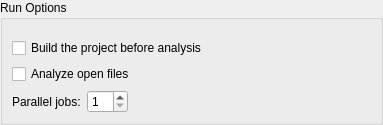
<?xml version="1.0" encoding="UTF-8"?>
<ui version="4.0">
 <class>ClangTools::Internal::RunSettingsWidget</class>
 <widget class="QWidget" name="ClangTools::Internal::RunSettingsWidget">
  <property name="geometry">
   <rect>
    <x>0</x>
    <y>0</y>
    <width>383</width>
    <height>125</height>
   </rect>
  </property>
  <layout class="QVBoxLayout" name="verticalLayout">
   <property name="leftMargin">
    <number>0</number>
   </property>
   <property name="topMargin">
    <number>0</number>
   </property>
   <property name="rightMargin">
    <number>0</number>
   </property>
   <property name="bottomMargin">
    <number>0</number>
   </property>
   <item>
    <widget class="QGroupBox" name="groupBox">
     <property name="title">
      <string>Run Options</string>
     </property>
     <layout class="QVBoxLayout" name="verticalLayout_2">
      <item>
       <widget class="CppEditor::ClangDiagnosticConfigsSelectionWidget" name="diagnosticWidget" native="true"/>
      </item>
      <item>
       <widget class="QCheckBox" name="buildBeforeAnalysis">
        <property name="text">
         <string>Build the project before analysis</string>
        </property>
       </widget>
      </item>
      <item>
       <widget class="QCheckBox" name="analyzeOpenFiles">
        <property name="text">
         <string>Analyze open files</string>
        </property>
       </widget>
      </item>
      <item>
       <layout class="QHBoxLayout" name="processesLayout">
        <item>
         <widget class="QLabel" name="label_2">
          <property name="text">
           <string>Parallel jobs:</string>
          </property>
         </widget>
        </item>
        <item>
         <widget class="QSpinBox" name="parallelJobsSpinBox">
          <property name="minimum">
           <number>1</number>
          </property>
          <property name="maximum">
           <number>32</number>
          </property>
         </widget>
        </item>
        <item>
         <spacer name="horizontalSpacer_2">
          <property name="orientation">
           <enum>Qt::Horizontal</enum>
          </property>
          <property name="sizeHint" stdset="0">
           <size>
            <width>40</width>
            <height>20</height>
           </size>
          </property>
         </spacer>
        </item>
       </layout>
      </item>
     </layout>
    </widget>
   </item>
  </layout>
 </widget>
 <customwidgets>
  <customwidget>
   <class>CppEditor::ClangDiagnosticConfigsSelectionWidget</class>
   <extends>QWidget</extends>
   <header>cppeditor/clangdiagnosticconfigsselectionwidget.h</header>
  </customwidget>
 </customwidgets>
 <resources/>
 <connections/>
</ui>
